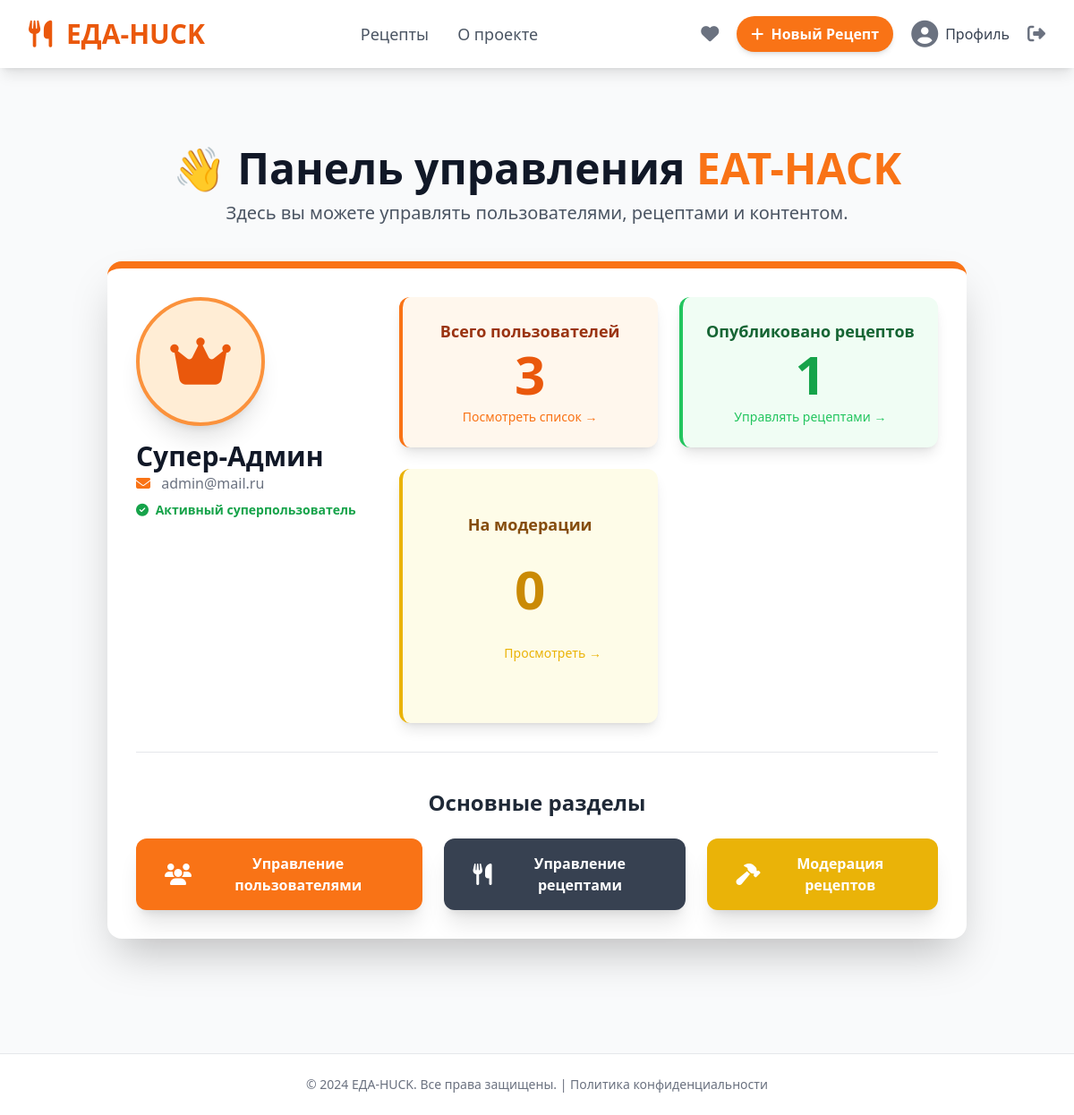
The page /admin-profile/ (signed in) on the database its author committed.
### recept/models.py (models this page shows, shortened)
class User(AbstractUser):
    username = None
    email = models.EmailField(_('email address'), unique=True)
    phone_num = models.CharField(max_length=20, blank=True, null=True)
    full_name = models.CharField(max_length=150, blank=True, null=True)
    birth_date = models.DateField(blank=True, null=True)
    avatar = models.ImageField(upload_to='user_avatars/', blank=True, null=True, help_text='Аватар пользователя')
    USERNAME_FIELD = 'email'
    REQUIRED_FIELDS = []
    objects = UserManager()

### recept/views.py (the view)
# urls.py: path('admin-profile/', admin_profile_view, name='admin_profile'),
@login_required
@user_passes_test(lambda u: u.is_superuser)
def admin_profile_view(request):
    total_users = User.objects.count()
    total_published_recipes = Recipe.objects.filter(status='published').count()
    total_pending_recipes = Recipe.objects.filter(status='pending').count()
    context = {
        'total_users': total_users,
        'total_published_recipes': total_published_recipes,
        'total_pending_recipes': total_pending_recipes, \
    }
    return render(request, 'admin/admin_profile.html', context)

### recept/templates/admin/admin_profile.html (shortened to what this page needs)
{% extends 'base.html' %}
{% block content %}
<div class="max-w-5xl mx-auto py-12 px-4 sm:px-6 lg:px-8">
    <header class="mb-10 text-center">
        <h1 class="text-4xl font-extrabold text-gray-900 sm:text-5xl">
            👋 Панель управления <span class="text-primary-orange-500">EAT-HACK</span>
        </h1>
        <p class="mt-3 text-xl text-gray-600">
            Здесь вы можете управлять пользователями, рецептами и контентом.
        </p>
    </header>
    <section class="bg-white p-8 rounded-2xl shadow-2xl border-t-8 border-primary-orange-500">
        <div class="flex flex-col md:flex-row items-center md:items-start space-y-8 md:space-y-0 md:space-x-12 pb-8 border-b border-gray-200">
            <div class="flex-shrink-0 text-center md:text-left">
                {% if user.avatar %}
                    <img src="{{ user.avatar.url }}" alt="Аватар администратора"
                        class="w-36 h-36 rounded-full object-cover border-4 border-primary-orange-500 shadow-xl mx-auto md:mx-0">
                {% else %}
                    <div class="w-36 h-36 rounded-full bg-primary-orange-100 flex items-center justify-center text-primary-orange-600 border-4 border-orange-400 text-6xl shadow-xl mx-auto md:mx-0">
                        <i class="fas fa-crown"></i>
                    </div>
                {% endif %}
                <h2 class="mt-4 text-3xl font-bold text-gray-900">{{ user.full_name|default:"Супер-Админ" }}</h2>
                <p class="text-md text-gray-500"><i class="fas fa-envelope text-primary-orange-500 mr-2"></i> {{ user.email }}</p>
                <p class="mt-2 text-sm text-green-600 font-semibold">
                    <i class="fas fa-check-circle mr-1"></i> Активный суперпользователь
                </p>
            </div>
            <div class="flex-grow grid grid-cols-1 sm:grid-cols-2 gap-6 w-full">
                <div class="p-6 bg-primary-orange-50 rounded-xl shadow-lg border-l-4 border-primary-orange-500 text-center transform hover:scale-[1.02] transition duration-300">
                    <h3 class="text-lg font-semibold text-primary-orange-800 mb-1">Всего пользователей</h3>
                    <p class="text-6xl font-extrabold text-primary-orange-600">{{ total_users }}</p>
                    <a href="{% url 'admin_users_list' %}" class="mt-2 text-sm font-medium text-primary-orange-500 hover:text-primary-orange-700 block">
                        Посмотреть список →
                    </a>
                </div>
                <div class="p-6 bg-green-50 rounded-xl shadow-lg border-l-4 border-green-500 text-center transform hover:scale-[1.02] transition duration-300">
                    <h3 class="text-lg font-semibold text-green-800 mb-1">Опубликовано рецептов</h3>
                    <p class="text-6xl font-extrabold text-green-600">{{ total_published_recipes }}</p>
                    <a href="{% url 'admin_recipes_list' %}" class="mt-2 text-sm font-medium text-green-500 hover:text-green-700 block">
                        Управлять рецептами →
                    </a>
                </div>
                <a href="{% url 'admin_moderation_list' %}" class="p-6 bg-yellow-50 rounded-xl shadow-lg border-l-4 border-yellow-500 text-center transform hover:scale-[1.02] transition duration-300">
                    <h3 class="text-lg font-semibold text-yellow-800 mb-1">На модерации</h3>
                    <p class="text-6xl font-extrabold text-yellow-600">{{ total_pending_recipes }}</p>
                    <span class="mt-2 text-sm font-medium text-yellow-500 hover:text-yellow-700 block">
                        Просмотреть →
                    </span>
                </a>
            </div>
        </div>
        <div class="mt-10 text-center">
            <h3 class="text-2xl font-bold text-gray-800 mb-6">Основные разделы</h3>
            <div class="flex flex-col sm:flex-row justify-center space-y-4 sm:space-y-0 sm:space-x-6">
                <a href="{% url 'admin_users_list' %}" class="flex items-center justify-center px-8 py-4 bg-primary-orange-500 text-white font-bold rounded-xl shadow-xl hover:bg-primary-orange-600 transition duration-300 transform hover:scale-105">
                    <i class="fas fa-users mr-3 text-2xl"></i> Управление пользователями
                </a>
                <a href="{% url 'admin_recipes_list' %}" class="flex items-center justify-center px-8 py-4 bg-gray-700 text-white font-bold rounded-xl shadow-xl hover:bg-gray-800 transition duration-300 transform hover:scale-105">
                    <i class="fas fa-utensils mr-3 text-2xl"></i> Управление рецептами
                </a>
                <a href="{% url 'admin_moderation_list' %}" class="flex items-center justify-center px-8 py-4 bg-yellow-500 text-white font-bold rounded-xl shadow-xl hover:bg-yellow-600 transition duration-300 transform hover:scale-105">
                    <i class="fas fa-hammer mr-3 text-2xl"></i> Модерация рецептов
                 </a>
                </div>
    </section>
</div>
{% endblock %}

### recept/templates/base.html (shortened to what this page needs)
<!DOCTYPE html>
<html lang="ru">
  <head>
    <script src="https://cdn.tailwindcss.com"></script>
    <link rel="stylesheet" href="https://cdnjs.cloudflare.com/ajax/libs/font-awesome/6.0.0-beta3/css/all.min.css">
    <link
      rel="stylesheet"
      href="https://cdnjs.cloudflare.com/ajax/libs/font-awesome/6.5.2/css/all.min.css"
    />
  </head>
  <body class="bg-gray-50 min-h-screen flex flex-col">
    <header class="bg-white shadow-lg sticky top-0 z-50">
      <div
        class="max-w-7xl mx-auto px-4 sm:px-6 lg:px-8 py-3 flex justify-between items-center"
      >
        <div class="flex items-center space-x-4">
          <a href="{% url 'index' %}" class="text-3xl font-extrabold text-primary-orange-600 hover:text-primary-orange-700 transition duration-300">
            <i class="fas fa-utensils mr-2"></i> ЕДА-HUCK
          </a>
        </div>
        <nav class="hidden md:flex space-x-8 text-lg font-medium">
          <a href="{% url 'recipe_list' %}" class="text-gray-600 hover:text-primary-orange-600 transition duration-150"
            >Рецепты</a
          >
          <a href="#" class="text-gray-600 hover:text-primary-orange-600 transition duration-150">О проекте</a>
        </nav>
        <div class="flex items-center space-x-3">
          {% if user.is_authenticated %}
          <a href="{% url 'favorite_recipes' %}" title="Избранные рецепты" class="text-gray-500 hover:text-primary-orange-600 transition duration-150 p-2 rounded-full hover:bg-gray-100">
              <i class="fas fa-heart text-xl"></i>
          </a>
          <a
            href="{% url 'recipe_create' %}"
            class="hidden sm:inline-block px-4 py-2 text-white bg-primary-orange-500 rounded-full font-semibold shadow-md hover:bg-primary-orange-600 transition duration-300 transform hover:scale-105"
          >
            <i class="fas fa-plus mr-1"></i> Новый Рецепт
          </a>
          <a href="{% url 'profile' %}" class="flex items-center space-x-2 p-2 rounded-full hover:bg-gray-100 transition duration-150">
            {% if user.avatar %}
              <img src="{{ user.avatar.url }}" alt="Аватар" class="h-8 w-8 rounded-full object-cover border-2 border-primary-orange-500">
            {% else %}
              <i class="fas fa-user-circle text-gray-500 text-3xl"></i>
            {% endif %}
            <span class="hidden lg:inline text-gray-700 font-medium">{{ user.full_name|default:'Профиль' }}</span>
          </a>
          <a href="{% url 'logout' %}" title="Выйти" class="text-gray-500 hover:text-primary-orange-600 transition duration-150">
            <i class="fas fa-sign-out-alt text-xl"></i>
          </a>
          {% endif %}
        </div>
      </div>
    </header>
    <main class="flex-grow">
      <div class="max-w-7xl mx-auto px-4 sm:px-6 lg:px-8 py-10">
        {% block content %}{% endblock %}
      </div>
    </main>
    <footer class="bg-white border-t border-gray-200 mt-10">
      <div class="max-w-7xl mx-auto px-4 sm:px-6 lg:px-8 py-6 text-center text-gray-500 text-sm">
        &copy; 2024 ЕДА-HUCK. Все права защищены. | <a href="#" class="hover:text-primary-orange-600">Политика конфиденциальности</a>
      </div>
    </footer>
  </body>
</html>

### rows shown on the page
User: full_name "Профиль", full_name "Супер-Админ", email "admin@mail.ru"

### other values the page prints
{{ total_users }} "3"
{{ total_published_recipes }} "1"
{{ total_pending_recipes }} "0"
